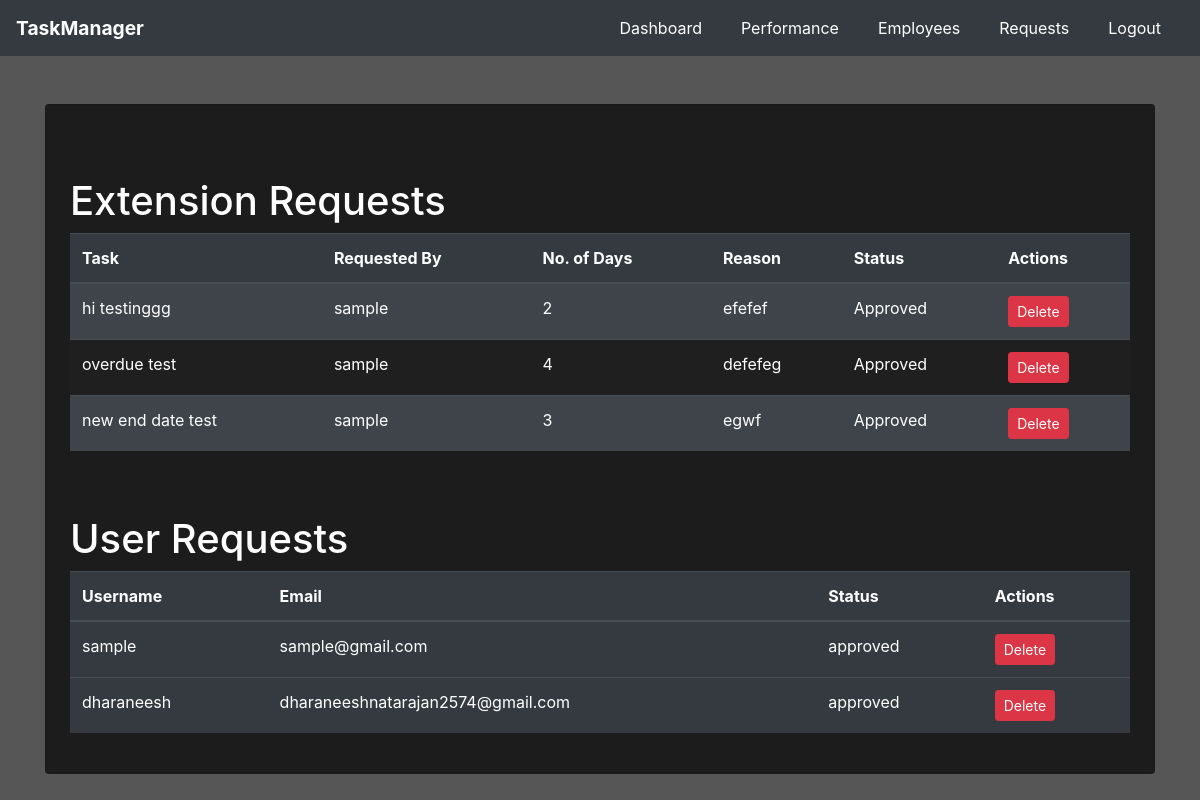
Screenshot of /admin/requests (signed in) with the database file from the repository.
### website/models.py (models this page shows, shortened)
class ExtensionRequest(db.Model):
    id = db.Column(db.Integer, primary_key=True)
    task_id = db.Column(db.Integer, db.ForeignKey('task.id', ondelete='CASCADE'), nullable=False)
    user_id = db.Column(db.Integer, db.ForeignKey('user.id', ondelete='CASCADE'), nullable=False)
    no_of_days = db.Column(db.Integer, nullable=False)
    reason = db.Column(db.Text, nullable=False)
    status = db.Column(db.String(50), nullable=False, default='Pending')
    task = db.relationship('Task', back_populates='extension_requests')
    requesting_user = db.relationship('User', back_populates='extension_requests', overlaps="user")

class Task(db.Model):
    id = db.Column(db.Integer, primary_key=True)
    title = db.Column(db.String(150), nullable=False)
    description = db.Column(db.Text, nullable=False)
    category = db.Column(db.String(100), nullable=False)  # New field for category
    start_date = db.Column(db.Date, nullable=False)
    end_date = db.Column(db.Date, nullable=False)
    status = db.Column(db.String(50), nullable=False, default='Ongoing')
    assigned_by = db.Column(db.Integer, db.ForeignKey('user.id', ondelete='CASCADE'), nullable=False)
    assignments = db.relationship('TaskAssignment', back_populates='task', cascade="all, delete-orphan")
    extension_requests = db.relationship('ExtensionRequest', back_populates='task', cascade="all, delete-orphan")

class User(UserMixin, db.Model):
    id = db.Column(db.Integer, primary_key=True)
    username = db.Column(db.String(150), unique=True, nullable=False)
    password = db.Column(db.String(150), nullable=False)
    role = db.Column(db.String(50), nullable=False)
    email = db.Column(db.String(150), unique=True, nullable=False)
    assigned_tasks = db.relationship('TaskAssignment', backref='assigned_to', lazy=True, cascade="all, delete-orphan")
    tasks_assigned = db.relationship('Task', backref=db.backref('assigned_by_user'), lazy=True)
    extension_requests = db.relationship('ExtensionRequest', back_populates='requesting_user', lazy=True, overlaps="user", cascade="all, delete-orphan")

class UserRequest(db.Model):
    id = db.Column(db.Integer, primary_key=True)
    username = db.Column(db.String(150), unique=True, nullable=False)
    email = db.Column(db.String(150), unique=True, nullable=False)
    password = db.Column(db.String(150), nullable=False)
    role = db.Column(db.String(50), nullable=False, default='employee')
    status = db.Column(db.String(50), nullable=False, default='pending')

### website/auth.py (the view)
@auth.route('/admin/requests', methods=['GET'])
def view_requests():
    if current_user.role == 'admin':
        extension_requests = ExtensionRequest.query.all()
        requests = UserRequest.query.filter_by(role='employee').all()
        return render_template('admin/user_request.html', extension_requests=extension_requests, requests=requests)
    elif current_user.role == 'superuser' :
        user_requests = UserRequest.query.all()
        return render_template('superuser/superuser_requests.html', user_requests=user_requests)
    else:
        return redirect(url_for('main.home'))

### website/templates/admin/user_request.html (shortened to what this page needs)
{% extends "base.html" %}
{% block navbar %}
<nav class="navbar navbar-expand-lg navbar-dark">
  <a class="navbar-brand" href="#">TaskManager</a>
  <div class="collapse navbar-collapse" id="navbarNav">
    <ul class="navbar-nav ml-auto">
      <li class="nav-item">
        <a class="nav-link" href="{{ url_for('main.admin_dashboard') }}">Dashboard</a>
      </li>
      <li class="nav-item">
        <a class="nav-link" href="{{ url_for('main.performance') }}">Performance</a>
      </li>
      <li class="nav-item">
        <a class="nav-link" href="{{ url_for('main.employees') }}">Employees</a>
      </li>
      <li class="nav-item">
        <a class="nav-link" href="{{ url_for('auth.view_requests') }}">Requests</a>
      </li>
      <li class="nav-item">
        <a class="nav-link" href="{{ url_for('auth.logout') }}">Logout</a>
      </li>
    </ul>
  </div>
</nav>
{% endblock %}
{% block content %}
<div class="container mt-5">
  <div class="card p-4" style="background-color: #1c1c1c; color: #ffffff;">
  <div class="row mt-5">
    <div class="col-md-12">
        <h1>Extension Requests</h1>
        <table class="table table-striped table-dark">
            <thead>
                <tr>
                    <th>Task</th>
                    <th>Requested By</th>
                    <th>No. of Days</th>
                    <th>Reason</th>
                    <th>Status</th>
                    <th>Actions</th>
                </tr>
            </thead>
            <tbody>
                {% for extension_request in extension_requests %}
                <tr>
                    <td>{{ extension_request.task.title }}</td>
                    <td>{{ extension_request.requesting_user.username }}</td>
                    <td>{{ extension_request.no_of_days }}</td>
                    <td>{{ extension_request.reason }}</td>
                    <td>{{ extension_request.status }}</td>
                    <td>
                        <form action="{{ url_for('main.delete_extension_request', request_id=extension_request.id) }}" method="post" style="display: inline;">
                            <button type="submit" class="btn btn-sm btn-danger">Delete</button>
                        </form>
                    </td>
                </tr>
                {% endfor %}
            </tbody>
        </table>
    </div>
  </div>
  <div class="row mt-5">
    <div class="col-md-12">
      <h1>User Requests</h1>
      <table class="table table-dark">
          <thead>
              <tr>
                  <th>Username</th>
                  <th>Email</th>
                  <th>Status</th>
                  <th>Actions</th>
              </tr>
          </thead>
          <tbody>
              {% for request in requests %}
              <tr>
                  <td>{{ request.username }}</td>
                  <td>{{ request.email }}</td>
                  <td>{{ request.status }}</td>
                  <td>
                      <div class="d-flex">
                        <form action="{{ url_for('auth.delete_request', request_id=request.id) }}" method="post" style="display: inline;">
                            <button type="submit" class="btn btn-sm btn-danger">Delete</button>
                        </form>
                      </div>
                  </td>
              </tr>
              {% endfor %}
          </tbody>
      </table>
    </div>
  </div>
</div>
{% endblock %}

### website/static/home.css (style rules this page uses)
.navbar { padding: 0.5rem 1rem; }
.navbar-brand { font-size: 1.2rem; font-weight: bold; }
.navbar-nav { margin-left: auto; }
.nav-link { font-size: 1rem; margin: 0 0.5rem; }

### website/static/dark-theme.css (style rules this page uses)
body { background-color: #565656; color: #000000; }
.navbar { background-color: #343a40; }
.navbar-brand { font-weight: bold; color: #ffffff !important; }
.navbar-nav .nav-item .nav-link { color: #ffffff !important; margin-right: 15px; }
.table-striped tbody tr:nth-of-type(odd) { background-color: #2a2a2a; }
.table-striped tbody tr:nth-of-type(even) { background-color: #1f1f1f; }

### rows the page displays
ExtensionRequest: task "hi testinggg", requesting_user.username "sample", no_of_days "2", reason "efefef", status "Approved"
ExtensionRequest: task "overdue test", requesting_user.username "sample", no_of_days "4", reason "defefeg", status "Approved"
ExtensionRequest: task "new end date test", requesting_user.username "sample", no_of_days "3", reason "egwf", status "Approved"
UserRequest: username "sample", email "sample@gmail.com", status "approved"
UserRequest: username "dharaneesh", email "dharaneeshnatarajan2574@gmail.com", status "approved"
